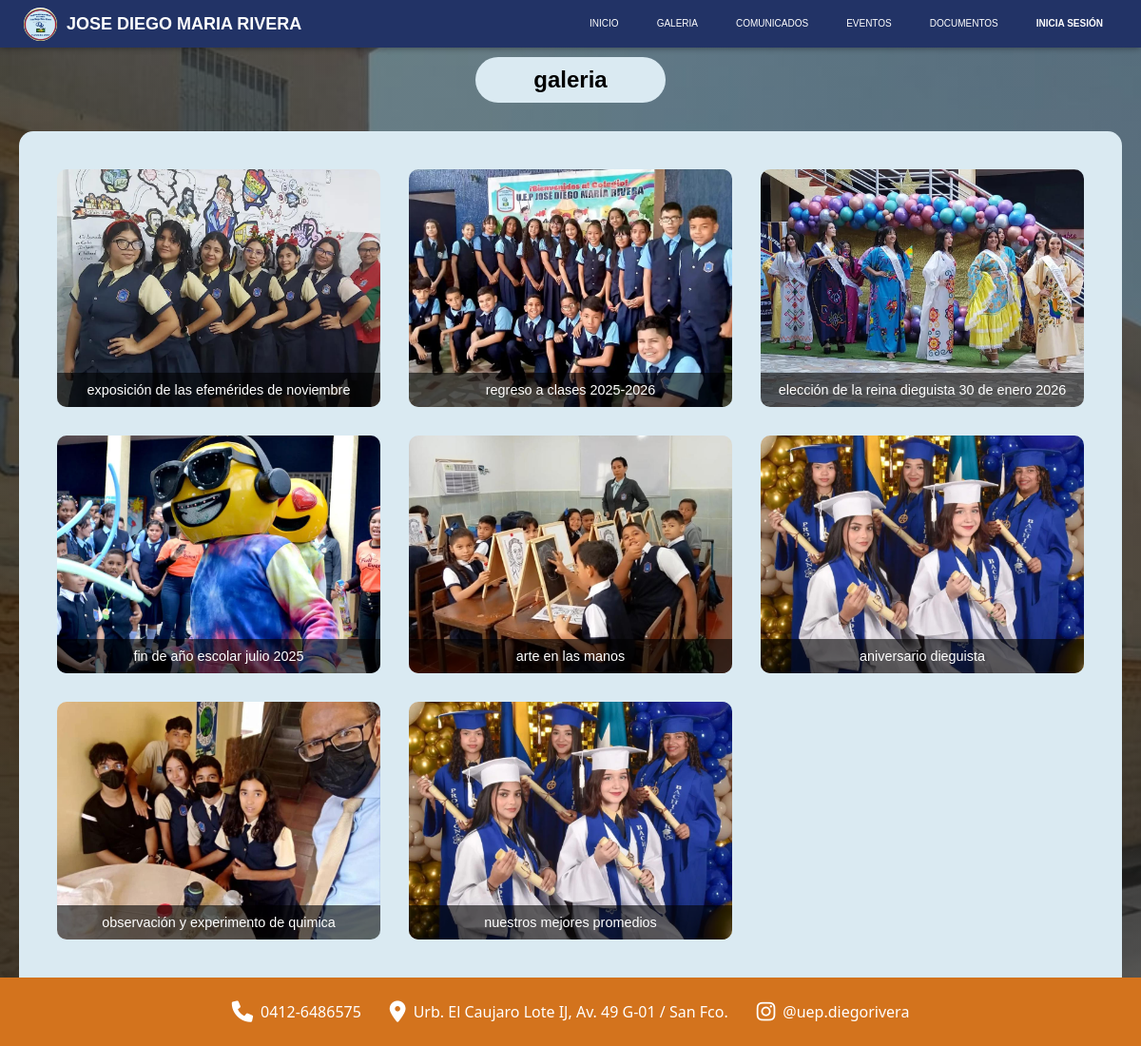
Page /php/seccion.php?id=2 on the committed database.
### tables this page shows
CREATE TABLE `secciones_paginas` (
  `id_seccion` int NOT NULL AUTO_INCREMENT,
  `nombre_seccion` varchar(45) NOT NULL,
  PRIMARY KEY (`id_seccion`)
);

### php/seccion.php (the view, shortened to what this page needs)
<?php
    include 'conexion_be.php';
    $id = intval($_GET['id']);
    $query_nom = mysqli_query($conexion, "SELECT nombre_seccion FROM secciones_paginas WHERE id_seccion = $id");
    $res_nom = mysqli_fetch_assoc($query_nom);
    $nombre_seccion = $res_nom['nombre_seccion'];
    $sql_unificado = "
    SELECT 'evento' as tipo, e.id_evento as id, e.titulo_evento as titulo,
        e.descripcion_evento as info, e.fecha_inicio as fecha, MIN(mul.ruta_archivo) as ruta_imagen,
            cat.nombre_categoria as categoria, est.estado as estado_evento
    FROM eventos e
    LEFT JOIN categorias_eventos cat ON e.id_categoria = cat.id_categoria
    LEFT JOIN estado_evento est ON e.id_estado = est.id_estado
    LEFT JOIN multimedia_eventos mul ON e.id_evento = mul.id_evento
    WHERE e.id_seccion = $id
    GROUP BY e.id_evento, e.titulo_evento, e.descripcion_evento, e.fecha_inicio, cat.nombre_categoria, est.estado
    UNION
    SELECT 'comunicado', c.id_comunicado, c.titulo,
        c.contenido, c.fecha_publicacion, c.ruta_imagen,
            cat.nombre_categoria, ''
    FROM comunicados c
    LEFT JOIN categoria_comunicados cat ON c.id_categoria = cat.id_categoria
    WHERE c.id_seccion = $id
    UNION
    SELECT 'galeria', id_galeria, titulo,
        '' as info, '' fecha, ruta_imagen,
            '' as categoria, ''
    FROM galeria WHERE id_seccion = $id
    UNION
        SELECT 'documento', id_documentos, titulo_documento AS titulo, descripcion AS info, fecha_subida AS fecha, '', '', ''
        FROM documentos_descargables WHERE id_seccion = $id
        ORDER BY fecha DESC";
    $res_contenido = mysqli_query($conexion, $sql_unificado);
?>
<!DOCTYPE html>
<html lang="es">
<head>
    <link rel="stylesheet" href="css/estilos.css?v=1.5">
    <link rel="stylesheet" href="https://cdn.jsdelivr.net/npm/@fancyapps/ui@5.0/dist/fancybox/fancybox.css"/>
</head>
<body>
    <header class="header">
        <nav class="nav">
            <a href="index.php" class="logo">
                <img class="img" src="img_video/WhatsApp_Image_2026-03-02_at_4.15.30_PM-removebg-preview.png" alt="">
                <h1>Jose Diego Maria Rivera</h1>
            </a>
            <ul class="nav-menu" id="navlinks">
                <li class="nav-menu-item"><a href="index.php" class="nav-menu-link">inicio</a></li>
                <?php
                include 'conexion_be.php';
                $query_menu = mysqli_query($conexion, "SELECT * FROM secciones_paginas");
                while($seccion = mysqli_fetch_assoc($query_menu)) {
                    $nombre = $seccion['nombre_seccion'];
                    echo '<li class="nav-menu-item">
                            <a href="seccion.php?id='.$seccion['id_seccion'].'" class="nav-menu-link">'.strtolower($nombre).'</a>
                        </li>';
                }
                $panelGestionLi = "";
                if (isset($_SESSION['usuario'])) {
                    if (tienePermiso('ver_panel_admin')) {
                        $panelGestionLi = '<li><a href="admin_panel.php">⚙️ Panel de Control</a></li>';
                    }
                    echo '
                    <li class="nav-menu-item user-panel-container">
                        <button id="userBtn" class="nav-menu-link user-btn" style="border: none; cursor: pointer; display: flex; align-items: center;">
                            👤 ' . htmlspecialchars($_SESSION['usuario']) . '
                        </button>
                        <div id="userPanel" class="user-panel-dropdown">
                            <div class="user-info">
                                <p class="user-name"><strong>' . htmlspecialchars($_SESSION['nombre_completo'] ?? $_SESSION['usuario']) . '</strong></p>
                                <span class="user-role">' . strtoupper($_SESSION['rol']) . '</span>
                            </div>
                            <hr>
                            <ul class="user-actions">
                                ' . $panelGestionLi . '
                                <li><a href="cerrar_sesion.php" class="logout-link">🚪 Cerrar Sesión</a></li>
                            </ul>
                        </div>
                    </li>';
                } else {
                    echo '
                    <li class="nav-menu-item">
                        <a href="login.php" class="nav-menu-link" style="font-weight: bold;"> Inicia sesión</a>
                    </li>';
                }
                ?>
            </ul>
        </nav>
    </header>
    <main style="display: flex; flex-direction: column; flex: 1; margin-top: 10px;">
        <h2 class= "contenido-titulo" style="text-align: center; margin-bottom: 30px; text-transform: lowercase;">
            <?php echo $nombre_seccion; ?>
        </h2>
        <div class="seccion-layout-fijo">
            <?php
                if ($id != '5') {
                    if(mysqli_num_rows($res_contenido) > 0) {
                    while($item = mysqli_fetch_assoc($res_contenido)) {
                        $titulo = strtolower($item['titulo']);
                        $tipo = $item['tipo'];
                        $ruta = $item['ruta_imagen'];
                        switch($tipo) {
                            case 'galeria':
                                $ruta_img = $item['ruta_imagen'];
                                $titulo_forzado = "<span style='color: #000000 !important; font-weight: bold;'>" . $titulo . '</span>';
                                echo '
                                <div class="tarjeta-foto-pura">
                                <a href="'.$ruta.'" data-fancybox="gallery" data-caption="'.$titulo_forzado.'">
                                    <img src="'.$ruta_img.'" alt="'.$titulo.'" class="foto-galeria">
                                    <div class="overlay-titulo">'.$titulo.'</div>
                                </a>
                                </div>';
                                break;
                        }
                    }
                    } else {
                        echo "<p>Aún no hay actividades publicadas en esta sección.</p>";
                    }
    }
            ?>
        </div>
    </main>
    <link rel="stylesheet" href="https://cdnjs.cloudflare.com/ajax/libs/font-awesome/6.0.0/css/all.min.css">
<footer class="footer-container">
    <div class="footer-row">
        <div class="footer-item">
            <i class="fa-solid fa-phone"></i>
            <span>0412-6486575</span>
        </div>
        <div class="footer-item">
            <i class="fa-solid fa-location-dot"></i>
            <a href="https://maps.app.goo.gl/P2JfVgBKfsBDXrfXA" target="_blank">
                Urb. El Caujaro Lote IJ, Av. 49 G-01 / San Fco.
            </a>
        </div>
        <div class="footer-item">
            <i class="fa-brands fa-instagram"></i>
            <a href="https://www.instagram.com/uep.diegorivera" target="_blank">@uep.diegorivera</a>
        </div>
    </div>
</footer>
</body>
</html>

### css/estilos.css (style rules this page uses)
* { margin: 0; box-sizing: border-box; }
body { margin: 0; display: flex; flex-direction: column; min-height: 100vh; font-family: sans-serif; padding: 70px 0px 0; background: linear-gradient(rgba(5, 7, 12, 0.50),rgba(5, 7, 12, 0.50)), url("../img_video/Fachada.jpeg") center / cover no-repeat fixed; box-sizing: border-box; }
.header { background: #236; height: 50px; position: fixed; width: 100%; top: 0; left: 0; box-shadow: 0 0 7px #0007; overflow: visible; z-index: 2; }
.nav { display: flex; justify-content: space-between; max-width: 1200px; margin: 0 auto; width: 100%; padding: 0 20px; }
a { color: #fff; text-decoration: none; }
.img { height: 35px; width: 35px; background: #fff; border-radius: 20px; margin-top: 8px; margin-right: 10px; transition: all 0.3s ease; }
.nav-menu { display: flex; margin-right: 0px; list-style: none; }
.nav-menu-item { font-size: 10px; margin: 0px; line-height: 50px; text-transform: uppercase !important; width: max-content; height: 50px; transition: all 0.3s ease; }
.nav-menu-link { height: 50px; margin: 0; padding: 20px 20px; }
.footer-container { background-color: #d3731d; color: white; padding: 20px 10px; font-family: 'Segoe UI', Tahoma, Geneva, Verdana, sans-serif; text-align: center; width: 100%; box-sizing: border-box; }
.footer-row { display: flex; flex-direction: row; justify-content: center; align-items: center; gap: 30px; flex-wrap: wrap; }
.footer-item { display: flex; align-items: center; margin: 5px 0; gap: 8px; }
.footer-item i { font-size: 1.4rem; }
.footer-item span, .footer-item a { color: white; text-decoration: none; font-size: 1rem; text-align: left; }
.contenido-titulo { width: fit-content; min-width: 200px; max-width: 80%; background-color: rgba(218, 234, 242); border-radius: 50px; padding: 10px 20px; margin: auto; align-items: center; }
.seccion-layout-fijo { display: grid; grid-template-columns: repeat(auto-fill, minmax(280px, 1fr)); gap: 30px; align-content: start; background-color: rgba(218, 234, 242); border-radius: 15px 15px 0 0; padding: 40px; margin: 0 20px 0 20px; flex-grow: 1; }
.tarjeta-foto-pura { position: relative; overflow: hidden; border-radius: 10px; height: 250px; }
.foto-galeria { width: 100%; height: 100%; object-fit: cover; transition: transform 0.3s; }
.overlay-titulo { position: absolute; bottom: 0; background: rgba(0, 0, 0, 0.6); color: white; width: 100%; padding: 10px; font-size: 0.9em; text-align: center; }
body { margin: 0; display: flex; flex-direction: column; min-height: 100vh; font-family: sans-serif; padding: 50px 0px 0; background: linear-gradient(rgba(5, 7, 12, 0.50),rgba(5, 7, 12, 0.50)), url("../img_video/Fachada.jpeg") center / cover no-repeat; overflow-x: hidden; }
.header { background: #236; height: 50px; position: fixed; width: 100%; top: 0; left: 0; box-shadow: 0 0 7px #0007; z-index: 2; }
.logo { font-size: 15px; font-weight: bold; padding: 0 5px; line-height: 50px; text-transform: uppercase; display: flex; }
.logo h1 { font-size: 18px; line-height: 50px; margin: 0; white-space: nowrap; overflow: hidden; text-overflow: ellipsis; max-width: 250px; }
.nav-menu { display: flex; list-style: none; }
.nav-menu-item { font-size: 10px; line-height: 50px; text-transform: uppercase; }
.nav-menu-link { padding: 20px; }
img, video { max-width: 100%; height: auto; }
* { max-width: 100%; }

### rows in the picture
secciones_paginas: nombre_seccion "GALERIA", nombre_seccion "galeria"
secciones_paginas: nombre_seccion "COMUNICADOS"
secciones_paginas: nombre_seccion "EVENTOS"
secciones_paginas: nombre_seccion "DOCUMENTOS"

### other values in the picture
$titulo "exposición de las efemérides de noviembre"
$titulo "regreso a clases 2025-2026"
$titulo "elección de la reina dieguista 30 de enero 2026"
$titulo "fin de año escolar julio 2025"
$titulo "arte en las manos"
$titulo "aniversario dieguista"
$titulo "observación y experimento de quimica"
$titulo "nuestros mejores promedios"
